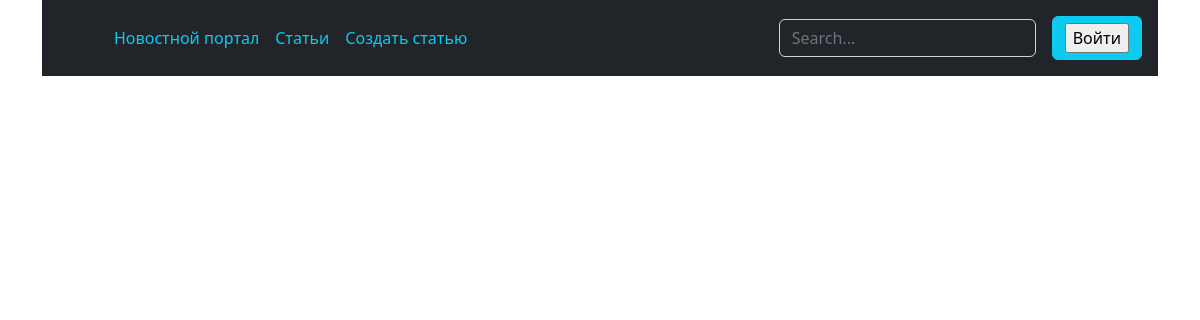
/posts, run on an earlier commit of the app's database.
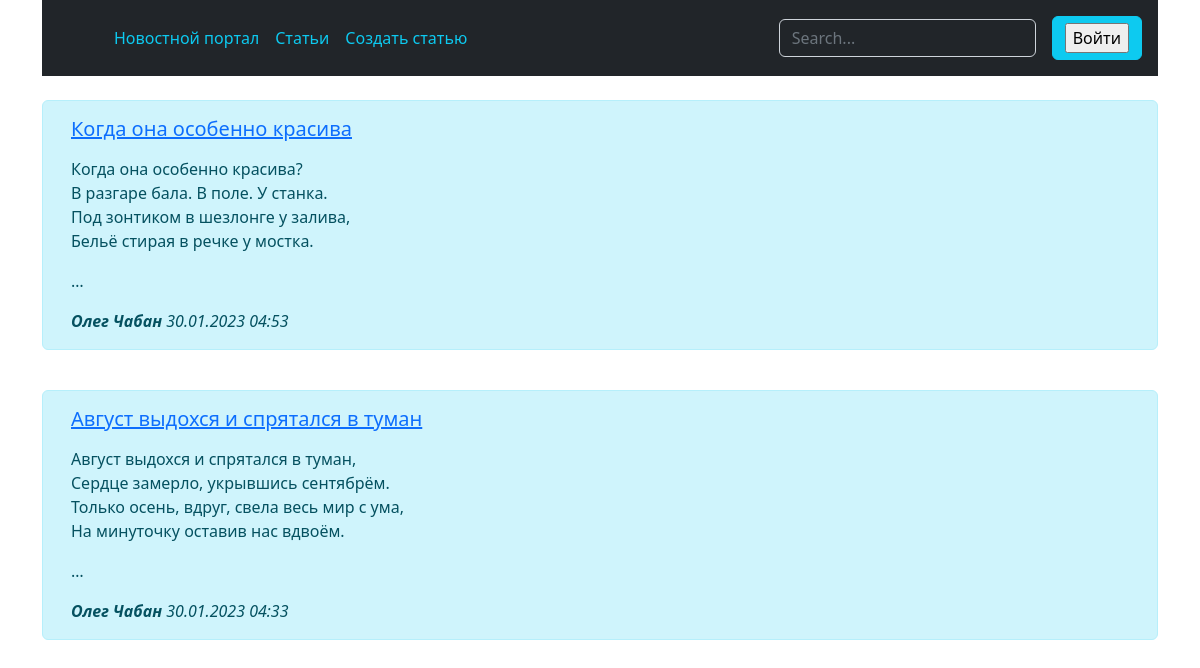
And on a later commit of the database.
### app/models.py (models this page shows, shortened)
class Post(models.Model):
    post_title = models.CharField('Заголовок поста', max_length=100)
    post_text = models.TextField('Текст поста', max_length=1000)
    post_photo = models.ImageField(upload_to="photos/%Y/%m/%d/", blank=True)
    post_author = models.CharField('Автор поста', max_length=100)
    post_date = models.DateTimeField('Дата поста', auto_now_add=True)
    post_date_update = models.DateTimeField('Дата изменения поста', auto_now=True)
    class Meta:
        verbose_name = 'Пост'
        verbose_name_plural = 'Посты'
        ordering = ['-post_date', 'post_title']
    def get_absolute_url(self):
        return reverse('post', kwargs={'post_id': self.pk})

### app/views.py (the view)
# urls.py: path('posts', views.posts, name='posts'),
def posts(request):
    post = Post.objects.order_by('-id')
    return render(request, 'posts.html', {'title': 'Новостной портал - Статьи', 'post': post})

### app/templatetags/custom_filters.py (called while the page is built)
@register.filter()
def censor(value):
    bad_words = ['хуй', 'пизду']
    if not isinstance(value, str):
        raise TypeError(f"unresolved type '{type(value)}' expected type 'str'")
    for word in value.split():
        if word.translate(str.maketrans('', '', string.punctuation)).lower() in bad_words:
            value = value.replace(word, f"{word[0]}{'*' * (len(word) - 1)}")
    return value

### app/templates/app/posts.html (shortened to what this page needs)
{% extends 'app/default.html' %}
{% load custom_filters %}
{% block content %}
{% for el in post %}
<br>
    <div class="alert alert-info">
        <div class="container">
            <h5><a href="{{ el.get_absolute_url }}">{{ el.post_title|censor }}</a></h5>
            <p>{% filter censor|linebreaks|truncatewords:20 %}{{ el.post_text }}{% endfilter %}</p>
            <em><b>{{ el.post_author}} </b> {{ el.post_date|date:"d.m.Y H:i" }}</em>
        </div>
    </div>
    {% endfor %}
{% endblock %}

What changed in the data, as far as the page shows it:
added Post: post_title|censor "Когда она особенно красива", post_text "Когда она особенно красива? В разгаре бала. В поле. У станка. Под зонтиком в шезлонге у залива, Бельё стирая в речке у мостка. …", post_author "Олег Чабан", post_date "30.01.2023 04:53"
added Post: post_title|censor "Август выдохся и спрятался в туман", post_text "Август выдохся и спрятался в туман, Сердце замерло, укрывшись сентябрём. Только осень, вдруг, свела весь мир с ума, На минуточку оставив нас вдвоём. …", post_author "Олег Чабан", post_date "30.01.2023 04:33"
